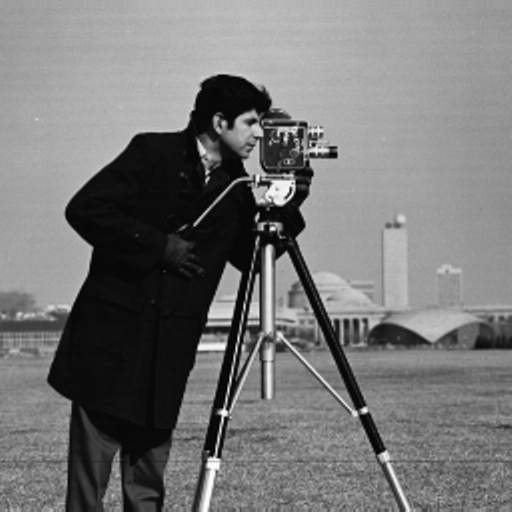
#> input picture testdata/camera.jpg, 512 x 512 px
$ jupyter execute DayZX_hreshold-Copy1.ipynb
#> lines starting #> are read from the running program, lines starting #| are printed output that depends on the picture; after the words box and inside, x2 and y2 are one past the last pixel; in counts of white or black regions, pixels touching at a corner belong together
#> further down, origin_img is the input picture: shape (512, 512, 3); min 0, max 255, mean 118.3
[cell 1]
import cv2
import numpy as np
import matplotlib.pyplot as plt
import glob
from IPython.display import clear_output

[cell 2]
def show_img(img):
    plt.style.use('dark_background')
    image_rgb = cv2.cvtColor(img, cv2.COLOR_BGR2RGB)
    plt.imshow(image_rgb)
#> (this line was passed over: IPython is not available in this run)
    plt.show()

[cell 3]
def img_processing(img):
    # do something here

    img = cv2.cvtColor(img, cv2.COLOR_BGR2GRAY) # 先將圖片轉為灰階

#     img = cv2.imread('sudoku.png',0)
    img = cv2.medianBlur(img,5)
    ret, th1 = cv2.threshold(img,127,255,cv2.THRESH_BINARY)
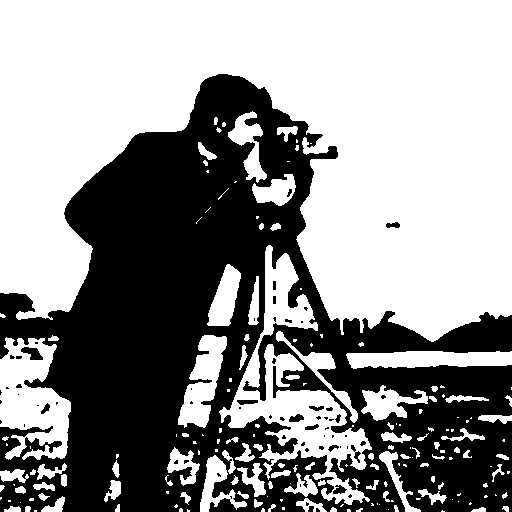
#> th1: shape (512, 512); 58.2% white; 64 black regions (45 under 20 px), largest, box (x1, y1, x2, y2) and area: (0, 74, 512, 512) 108326, (21, 347, 43, 360) 169, (289, 414, 304, 422) 83
    th2 = cv2.adaptiveThreshold(img,255,cv2.ADAPTIVE_THRESH_MEAN_C,\
            cv2.THRESH_BINARY,11,2)
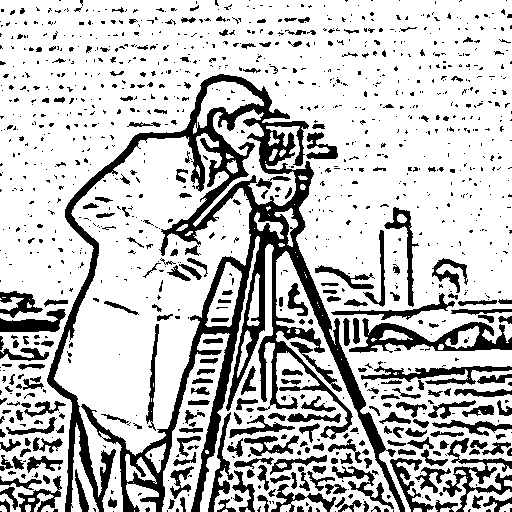
#> th2: shape (512, 512); 75.9% white; 1164 black regions (905 under 20 px), largest, box (x1, y1, x2, y2) and area: (47, 74, 405, 512) 25967, (349, 318, 512, 353) 2171, (443, 438, 512, 512) 1405
    th3 = cv2.adaptiveThreshold(img,255,cv2.ADAPTIVE_THRESH_GAUSSIAN_C,\
            cv2.THRESH_BINARY,11,2)
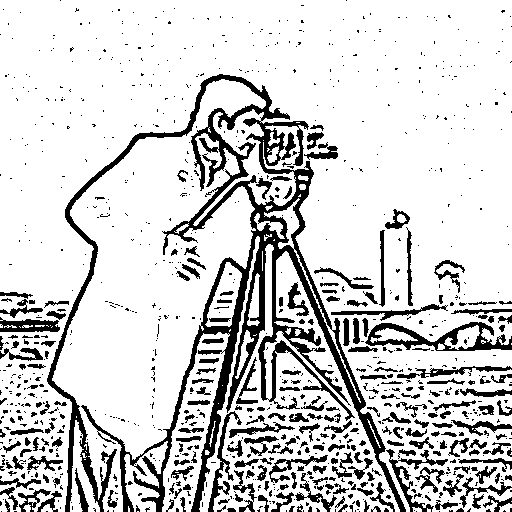
#> th3: shape (512, 512); 81.9% white; 1021 black regions (779 under 20 px), largest, box (x1, y1, x2, y2) and area: (47, 74, 406, 512) 21550, (365, 322, 512, 351) 1565, (386, 449, 448, 512) 727
    titles = ['Original Image', 'Global Thresholding (v = 127)',
            'Adaptive Mean Thresholding', 'Adaptive Gaussian Thresholding']
    images = [img, th1, th2, th3]

    plt.figure(figsize=(15,15))
#> (this line was passed over: IPython is not available in this run)
    for i in range(4):
        plt.subplot(2,2,i+1)
        plt.imshow(images[i],'gray')
        plt.title(titles[i])
#         plt.xticks([]),plt.yticks([])

    plt.show()


# [64 lines of commented-out code are left out]

[cell 4]
file_name = "./testdata/camera.jpg"
origin_img = cv2.imread(file_name)
print("origin picture:")
show_img(origin_img)

img_processing(origin_img)
#> (the call stopped at in img_processing, `plt.subplot(2,2,i+1)`: IPython is not available in this run)

$ run again, with testdata/cat.jpg copied over testdata/camera.jpg
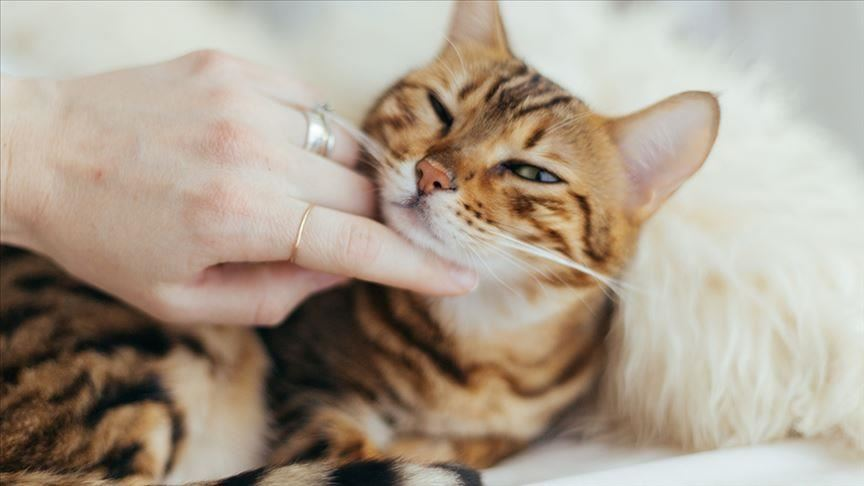
#> input picture testdata/cat.jpg, 864 x 486 px
#> origin_img is the input picture: shape (486, 864, 3); mean B, G, R 142.7, 158.4, 171.5
#> in img_processing, `ret, th1 = cv2.threshold(img,127,255,cv2.THRESH_BINARY)`:
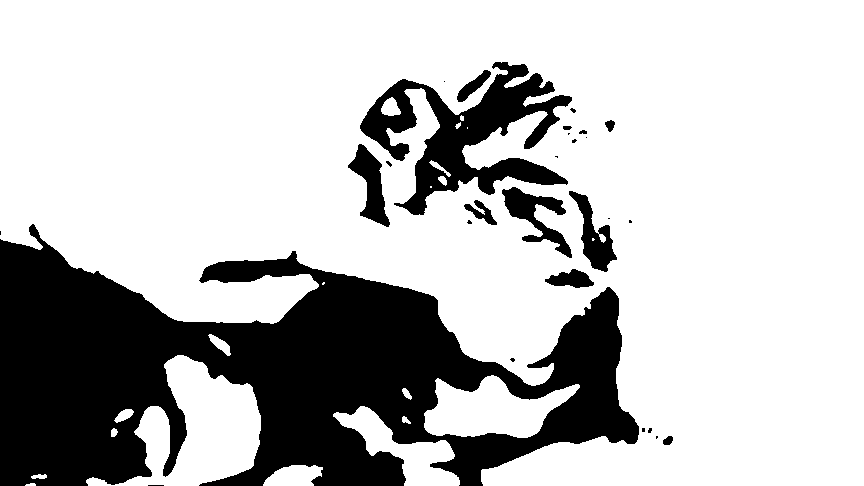
#> th1: shape (486, 864); 74.7% white; 28 black regions (16 under 20 px), largest, box (x1, y1, x2, y2) and area: (0, 224, 639, 486) 87748, (360, 62, 572, 215) 12060, (502, 187, 572, 258) 1741
#> th2: shape (486, 864); 79.5% white; 1288 black regions (1001 under 20 px), largest, box (x1, y1, x2, y2) and area: (182, 227, 620, 469) 15865, (0, 370, 187, 480) 5534, (0, 242, 225, 383) 4682
#> in img_processing, `th3 = cv2.adaptiveThreshold(img,255,cv2.ADAPTIVE_THRESH_GAUSSIAN_C,\ c..`:
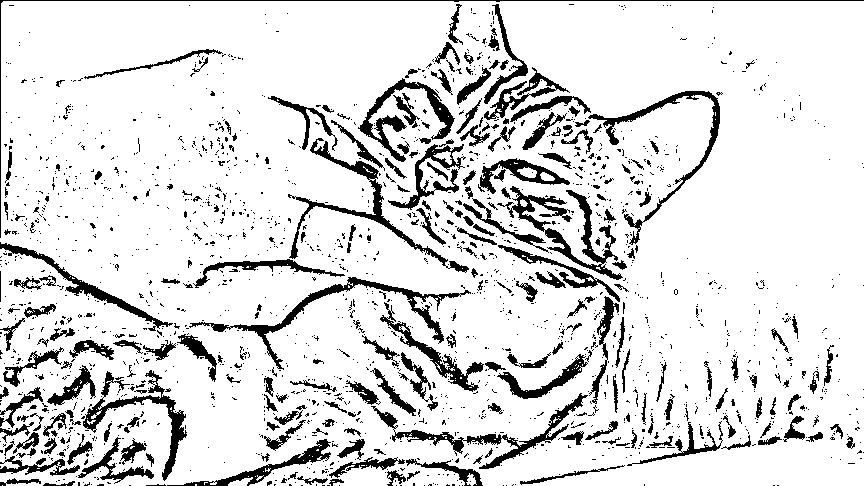
#> th3: shape (486, 864); 86.8% white; 1902 black regions (1643 under 20 px), largest, box (x1, y1, x2, y2) and area: (497, 186, 623, 280) 2354, (189, 277, 471, 370) 2209, (288, 138, 469, 273) 2005
